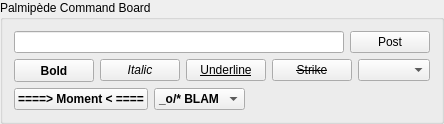
<?xml version="1.0" encoding="UTF-8"?>
<ui version="4.0">
 <class>QQPalmipede</class>
 <widget class="QGroupBox" name="QQPalmipede">
  <property name="geometry">
   <rect>
    <x>0</x>
    <y>0</y>
    <width>418</width>
    <height>116</height>
   </rect>
  </property>
  <property name="title">
   <string>Palmipède Command Board</string>
  </property>
  <layout class="QVBoxLayout" name="verticalLayout">
   <item>
    <layout class="QHBoxLayout" name="horizontalLayout_3">
     <item>
      <widget class="QLineEdit" name="lineEdit"/>
     </item>
     <item>
      <widget class="QPushButton" name="pushButton">
       <property name="text">
        <string>Post</string>
       </property>
      </widget>
     </item>
    </layout>
   </item>
   <item>
    <layout class="QHBoxLayout" name="horizontalLayout_2">
     <item>
      <widget class="QPushButton" name="boldButton">
       <property name="sizePolicy">
        <sizepolicy hsizetype="Fixed" vsizetype="Fixed">
         <horstretch>0</horstretch>
         <verstretch>0</verstretch>
        </sizepolicy>
       </property>
       <property name="minimumSize">
        <size>
         <width>0</width>
         <height>23</height>
        </size>
       </property>
       <property name="font">
        <font>
         <weight>75</weight>
         <bold>true</bold>
        </font>
       </property>
       <property name="styleSheet">
        <string>&lt;b&gt;&lt;/b&gt;</string>
       </property>
       <property name="text">
        <string>Bold</string>
       </property>
       <property name="shortcut">
        <string>Alt+B</string>
       </property>
      </widget>
     </item>
     <item>
      <widget class="QPushButton" name="italicButton">
       <property name="sizePolicy">
        <sizepolicy hsizetype="Fixed" vsizetype="Fixed">
         <horstretch>0</horstretch>
         <verstretch>0</verstretch>
        </sizepolicy>
       </property>
       <property name="font">
        <font>
         <italic>true</italic>
        </font>
       </property>
       <property name="text">
        <string>Italic</string>
       </property>
       <property name="shortcut">
        <string>Alt+I</string>
       </property>
      </widget>
     </item>
     <item>
      <widget class="QPushButton" name="underlineButton">
       <property name="sizePolicy">
        <sizepolicy hsizetype="Fixed" vsizetype="Fixed">
         <horstretch>0</horstretch>
         <verstretch>0</verstretch>
        </sizepolicy>
       </property>
       <property name="font">
        <font>
         <underline>true</underline>
        </font>
       </property>
       <property name="text">
        <string>Underline</string>
       </property>
       <property name="shortcut">
        <string>Alt+U</string>
       </property>
      </widget>
     </item>
     <item>
      <widget class="QPushButton" name="strikeButton">
       <property name="sizePolicy">
        <sizepolicy hsizetype="Fixed" vsizetype="Fixed">
         <horstretch>0</horstretch>
         <verstretch>0</verstretch>
        </sizepolicy>
       </property>
       <property name="font">
        <font>
         <strikeout>true</strikeout>
        </font>
       </property>
       <property name="text">
        <string>Strike</string>
       </property>
       <property name="shortcut">
        <string>Alt+S</string>
       </property>
      </widget>
     </item>
     <item>
      <spacer name="horizontalSpacer">
       <property name="orientation">
        <enum>Qt::Horizontal</enum>
       </property>
       <property name="sizeHint" stdset="0">
        <size>
         <width>40</width>
         <height>20</height>
        </size>
       </property>
      </spacer>
     </item>
     <item>
      <widget class="QComboBox" name="boardSelectorComboBox"/>
     </item>
    </layout>
   </item>
   <item>
    <layout class="QHBoxLayout" name="horizontalLayout">
     <item>
      <widget class="QPushButton" name="momentButton">
       <property name="sizePolicy">
        <sizepolicy hsizetype="Fixed" vsizetype="Fixed">
         <horstretch>0</horstretch>
         <verstretch>0</verstretch>
        </sizepolicy>
       </property>
       <property name="minimumSize">
        <size>
         <width>0</width>
         <height>0</height>
        </size>
       </property>
       <property name="font">
        <font>
         <weight>75</weight>
         <bold>true</bold>
        </font>
       </property>
       <property name="text">
        <string>====&gt; Moment &lt; ====</string>
       </property>
       <property name="shortcut">
        <string>Alt+M</string>
       </property>
      </widget>
     </item>
     <item>
      <widget class="QComboBox" name="blamPafComboBox">
       <property name="sizePolicy">
        <sizepolicy hsizetype="Fixed" vsizetype="Fixed">
         <horstretch>0</horstretch>
         <verstretch>0</verstretch>
        </sizepolicy>
       </property>
       <property name="font">
        <font>
         <weight>75</weight>
         <bold>true</bold>
        </font>
       </property>
       <property name="sizeAdjustPolicy">
        <enum>QComboBox::AdjustToContents</enum>
       </property>
       <item>
        <property name="text">
         <string>_o/* BLAM</string>
        </property>
       </item>
       <item>
        <property name="text">
         <string>_o/* paf</string>
        </property>
       </item>
      </widget>
     </item>
     <item>
      <spacer name="horizontalSpacer_2">
       <property name="orientation">
        <enum>Qt::Horizontal</enum>
       </property>
       <property name="sizeHint" stdset="0">
        <size>
         <width>40</width>
         <height>20</height>
        </size>
       </property>
      </spacer>
     </item>
    </layout>
   </item>
  </layout>
 </widget>
 <resources/>
 <connections/>
</ui>
